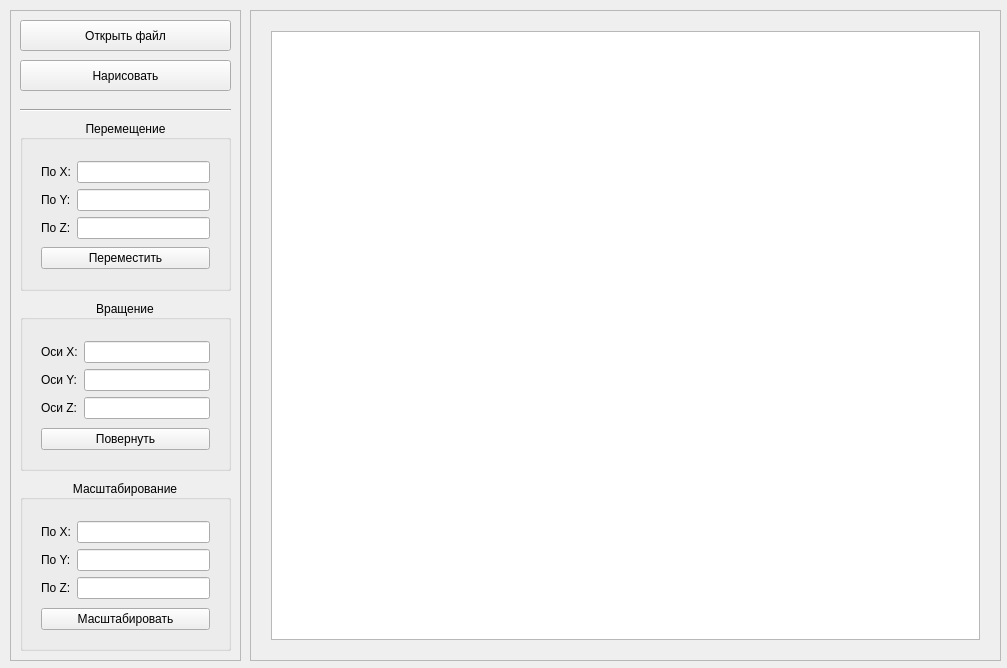
<?xml version="1.0" encoding="UTF-8"?>
<ui version="4.0">
 <class>MainWindow</class>
 <widget class="QMainWindow" name="MainWindow">
  <property name="geometry">
   <rect>
    <x>0</x>
    <y>0</y>
    <width>1007</width>
    <height>668</height>
   </rect>
  </property>
  <property name="windowTitle">
   <string>3D better then 2D</string>
  </property>
  <widget class="QWidget" name="centralWidget">
   <widget class="QFrame" name="frm_move">
    <property name="geometry">
     <rect>
      <x>10</x>
      <y>10</y>
      <width>231</width>
      <height>651</height>
     </rect>
    </property>
    <property name="frameShape">
     <enum>QFrame::StyledPanel</enum>
    </property>
    <property name="frameShadow">
     <enum>QFrame::Raised</enum>
    </property>
    <widget class="QPushButton" name="btn_file_open">
     <property name="geometry">
      <rect>
       <x>10</x>
       <y>10</y>
       <width>211</width>
       <height>31</height>
      </rect>
     </property>
     <property name="text">
      <string>Открыть файл</string>
     </property>
    </widget>
    <widget class="QPushButton" name="btn_draw_figure">
     <property name="geometry">
      <rect>
       <x>10</x>
       <y>50</y>
       <width>211</width>
       <height>31</height>
      </rect>
     </property>
     <property name="text">
      <string>Нарисовать</string>
     </property>
    </widget>
    <widget class="QGroupBox" name="groupBox">
     <property name="geometry">
      <rect>
       <x>10</x>
       <y>110</y>
       <width>211</width>
       <height>171</height>
      </rect>
     </property>
     <property name="font">
      <font>
       <pointsize>9</pointsize>
      </font>
     </property>
     <property name="title">
      <string>Перемещение</string>
     </property>
     <property name="alignment">
      <set>Qt::AlignCenter</set>
     </property>
     <widget class="QWidget" name="verticalLayoutWidget">
      <property name="geometry">
       <rect>
        <x>10</x>
        <y>30</y>
        <width>191</width>
        <height>130</height>
       </rect>
      </property>
      <layout class="QVBoxLayout" name="layout_move">
       <item>
        <layout class="QFormLayout" name="formlayout_move">
         <item row="0" column="0">
          <widget class="QLabel" name="lbl_move_x">
           <property name="text">
            <string>По X:</string>
           </property>
          </widget>
         </item>
         <item row="0" column="1">
          <widget class="QLineEdit" name="lned_move_x"/>
         </item>
         <item row="1" column="0">
          <widget class="QLabel" name="lbl_move_y">
           <property name="text">
            <string>По Y:</string>
           </property>
          </widget>
         </item>
         <item row="1" column="1">
          <widget class="QLineEdit" name="lned_move_y"/>
         </item>
         <item row="2" column="0">
          <widget class="QLabel" name="lbl_move_z">
           <property name="text">
            <string>По Z:</string>
           </property>
          </widget>
         </item>
         <item row="2" column="1">
          <widget class="QLineEdit" name="lned_move_z"/>
         </item>
        </layout>
       </item>
       <item>
        <widget class="QPushButton" name="btn_move">
         <property name="text">
          <string>Переместить</string>
         </property>
        </widget>
       </item>
      </layout>
     </widget>
    </widget>
    <widget class="QGroupBox" name="groupBox_2">
     <property name="geometry">
      <rect>
       <x>10</x>
       <y>290</y>
       <width>211</width>
       <height>171</height>
      </rect>
     </property>
     <property name="font">
      <font>
       <pointsize>9</pointsize>
      </font>
     </property>
     <property name="title">
      <string>Вращение</string>
     </property>
     <property name="alignment">
      <set>Qt::AlignCenter</set>
     </property>
     <widget class="QWidget" name="verticalLayoutWidget_2">
      <property name="geometry">
       <rect>
        <x>10</x>
        <y>30</y>
        <width>191</width>
        <height>131</height>
       </rect>
      </property>
      <layout class="QVBoxLayout" name="verticallayout_rotate">
       <item>
        <layout class="QFormLayout" name="formlayout_rotate">
         <item row="0" column="0">
          <widget class="QLabel" name="lbl_angle_x">
           <property name="text">
            <string>Оси X:</string>
           </property>
          </widget>
         </item>
         <item row="0" column="1">
          <widget class="QLineEdit" name="lned_angle_x"/>
         </item>
         <item row="1" column="0">
          <widget class="QLabel" name="lbl_angle_y">
           <property name="text">
            <string>Оси Y:</string>
           </property>
          </widget>
         </item>
         <item row="2" column="0">
          <widget class="QLabel" name="lbl_angle_z">
           <property name="text">
            <string>Оси Z:</string>
           </property>
          </widget>
         </item>
         <item row="1" column="1">
          <widget class="QLineEdit" name="lned_angle_y"/>
         </item>
         <item row="2" column="1">
          <widget class="QLineEdit" name="lned_angle_z"/>
         </item>
        </layout>
       </item>
       <item>
        <widget class="QPushButton" name="btn_rotate">
         <property name="text">
          <string>Повернуть</string>
         </property>
        </widget>
       </item>
      </layout>
     </widget>
    </widget>
    <widget class="QGroupBox" name="groupBox_3">
     <property name="geometry">
      <rect>
       <x>10</x>
       <y>470</y>
       <width>211</width>
       <height>171</height>
      </rect>
     </property>
     <property name="font">
      <font>
       <pointsize>9</pointsize>
      </font>
     </property>
     <property name="title">
      <string>Масштабирование</string>
     </property>
     <property name="alignment">
      <set>Qt::AlignCenter</set>
     </property>
     <widget class="QWidget" name="verticalLayoutWidget_3">
      <property name="geometry">
       <rect>
        <x>10</x>
        <y>30</y>
        <width>191</width>
        <height>131</height>
       </rect>
      </property>
      <layout class="QVBoxLayout" name="verticallayout_scale">
       <item>
        <layout class="QFormLayout" name="formlayout_scale">
         <item row="0" column="0">
          <widget class="QLabel" name="lbl_scale_x">
           <property name="text">
            <string>По X:</string>
           </property>
          </widget>
         </item>
         <item row="1" column="0">
          <widget class="QLabel" name="lbl_scale_y">
           <property name="text">
            <string>По Y:</string>
           </property>
          </widget>
         </item>
         <item row="0" column="1">
          <widget class="QLineEdit" name="lned_scale_x"/>
         </item>
         <item row="1" column="1">
          <widget class="QLineEdit" name="lned_scale_y"/>
         </item>
         <item row="2" column="0">
          <widget class="QLabel" name="lbl_scale_z">
           <property name="text">
            <string>По Z:</string>
           </property>
          </widget>
         </item>
         <item row="2" column="1">
          <widget class="QLineEdit" name="lned_scale_z"/>
         </item>
        </layout>
       </item>
       <item>
        <widget class="QPushButton" name="btn_scale">
         <property name="text">
          <string>Масштабировать</string>
         </property>
        </widget>
       </item>
      </layout>
     </widget>
    </widget>
    <widget class="Line" name="line">
     <property name="geometry">
      <rect>
       <x>10</x>
       <y>90</y>
       <width>211</width>
       <height>20</height>
      </rect>
     </property>
     <property name="orientation">
      <enum>Qt::Horizontal</enum>
     </property>
    </widget>
   </widget>
   <widget class="QFrame" name="frm_draw">
    <property name="geometry">
     <rect>
      <x>250</x>
      <y>10</y>
      <width>751</width>
      <height>651</height>
     </rect>
    </property>
    <property name="frameShape">
     <enum>QFrame::StyledPanel</enum>
    </property>
    <property name="frameShadow">
     <enum>QFrame::Raised</enum>
    </property>
    <widget class="QWidget" name="verticalLayoutWidget_4">
     <property name="geometry">
      <rect>
       <x>10</x>
       <y>10</y>
       <width>731</width>
       <height>631</height>
      </rect>
     </property>
     <layout class="QVBoxLayout" name="verticallayout_draw">
      <item>
       <widget class="QGraphicsView" name="graphicsView"/>
      </item>
     </layout>
    </widget>
   </widget>
  </widget>
 </widget>
 <layoutdefault spacing="6" margin="11"/>
 <resources/>
 <connections/>
</ui>
